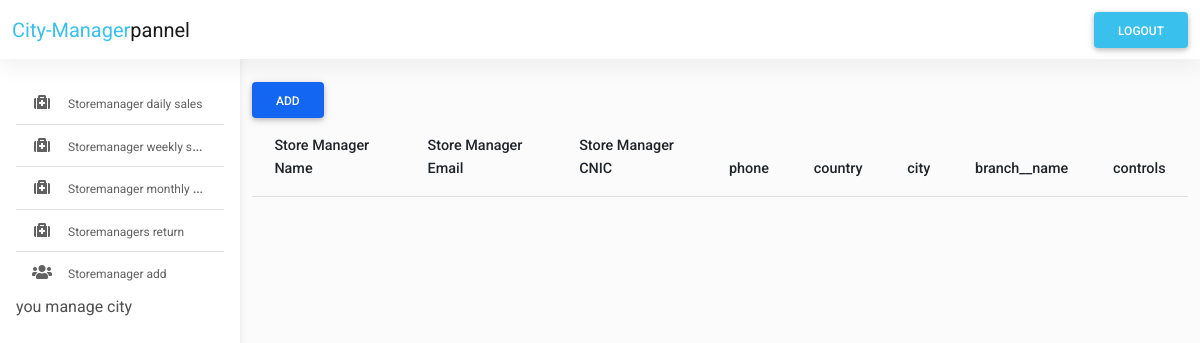
The page /city_manager/StoreManager_add.php (signed in) on the database as committed earlier.
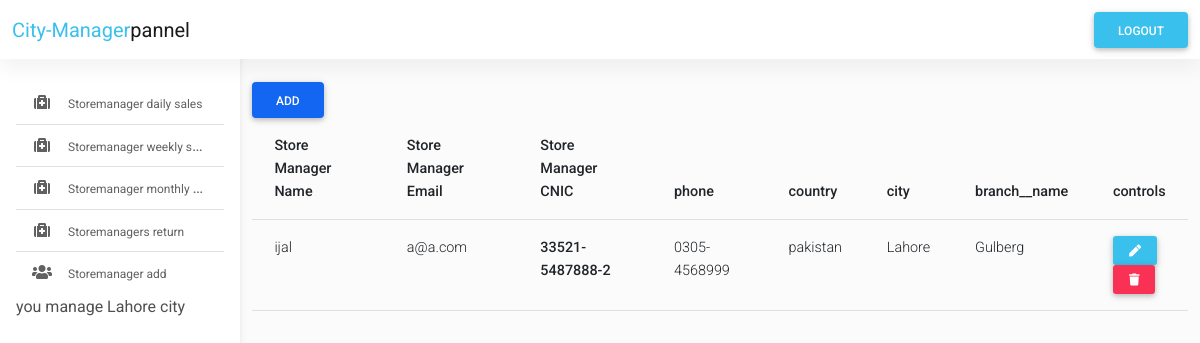
The same page on the database as committed later.
### tables this page shows
CREATE TABLE `store_manager` (
  `id` int(250) NOT NULL,
  `name` text NOT NULL,
  `email` text NOT NULL,
  `cnic` text NOT NULL,
  `phone` text NOT NULL,
  `country` text NOT NULL,
  `password` text NOT NULL,
  `city` text NOT NULL,
  `branch_name` text NOT NULL
);

### city_manager/StoreManager_add.php (the view, shortened to what this page needs)
<?php
include "./layouts/header.php";
include "./layouts/navbar.php";
?>
<main style="margin-top: 58px">
  <div class="container pt-4">
    <section>
      <div class="row">
        <div class="col-xl-12 col-sm-10 col-12 mb-4">
          <button type="button" class="btn btn-primary" data-mdb-toggle="modal" data-mdb-target="#exampleModal">
            Add
          </button>
          <table class="table">
            <thead>
              <tr>
                <th scope="col">Store Manager Name</th>
                <th scope="col">Store Manager Email</th>
                <th scope="col">Store Manager CNIC</th>
                <th scope="col">phone</th>
                <th scope="col">country</th>
                <th scope="col">city</th>
                <th scope="col">branch__name</th>
                <th scope="col">controls</th>
              </tr>
            </thead>
            <tbody>
            <?php
                        $sql = "SELECT * FROM store_manager where city='$_SESSION[city]'";
                        $result = $connect->query($sql);
                        if ($result->num_rows > 0) {
                            while ($row = $result->fetch_assoc()) {
                            ?>
                                <tr>
                                  <td><?php echo $row['name']; ?></td>
                                  <td><?php echo $row['email']; ?></td>
                                    <th scope="row"><?php echo $row['cnic']; ?></th>
                                    <td><?php echo $row['phone']; ?></td>
                                    <td><?php echo $row['country']; ?></td>
                                    <td><?php echo $row['city']; ?></td>
                                    <td><?php echo $row['branch_name']; ?></td>
                                    <td>
                                   <a  class="btn btn-sm     btn-info text-white" href="./editSstoreManager.php?id=<?php echo $row['id'] ?>" ><span class="fa fa-pen " ></span></a>
                                   <form action="./function.php" method="post">
                                       <button type="submit" class="btn btn-sm btn-danger" name="delstoremanagernow"><span class="fa fa-trash "></span> </button>
                                   </form>
                                    </td>
                                </tr>
                    <?php
                            }
                        }
                    ?>
            </tbody>
          </table>
        </div>
      </div>
    </section>
  </div>
</main>
<?php
include "./layouts/footer.php";
?>

### city_manager/layouts/sidebar.php (shortened to what this page needs)
 <nav id="sidebarMenu" class="collapse d-lg-block sidebar collapse bg-white">
      <div class="position-sticky">
        <div class="list-group list-group-flush mx-3 mt-4" >
        <a href="./index.php" class="check_hover list-group-item list-group-item-action py-2 ripple ">
            <i class="fas fa-medkit fa-fw me-3"></i><span style="font-size: 12px!important;" >Storemanager daily sales </span>
          </a>
          <a href="./weeklysale.php" class="check_hover list-group-item list-group-item-action py-2 ripple ">
            <i class="fas fa-medkit fa-fw me-3"></i><span style="font-size: 12px!important;">Storemanager weekly sales </span>
          </a>
          <a href="./monthlysale.php" class="check_hover list-group-item list-group-item-action py-2 ripple ">
            <i class="fas fa-medkit fa-fw me-3"></i><span style="font-size: 12px!important;">Storemanager monthly sales </span>
          </a>
          <a href="./salesreturn.php" class="check_hover list-group-item list-group-item-action py-2 ripple ">
            <i class="fas fa-medkit fa-fw me-3"></i><span style="font-size: 12px!important;">Storemanagers  return  </span>
          </a>
          <a href="./StoreManager_add.php" class="check_hover list-group-item list-group-item-action py-2 ripple ">
            <i class="fas fa-users fa-fw me-3"></i><span style="font-size: 12px!important;">Storemanager add  </span>
          </a>
          <?php
echo "you manage ".$_SESSION['city']."  city"; ?>
        </div>
      </div>
    </nav>

Rows that differ between the two databases and show on the page:
now on this page (row edited): store_manager: name "ijal", email "a@a.com", cnic "33521-5487888-2", phone "0305-4568999", country "pakistan", city "Lahore", branch_name "Gulberg"
Other text that changed with them:
$_SESSION['city']: (not shown) → "Lahore"
